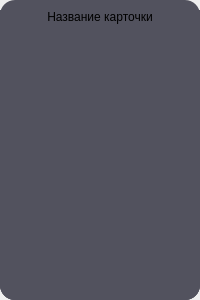
<?xml version="1.0" encoding="UTF-8"?>
<ui version="4.0">
 <class>Form</class>
 <widget class="QWidget" name="Form">
  <property name="geometry">
   <rect>
    <x>0</x>
    <y>0</y>
    <width>200</width>
    <height>300</height>
   </rect>
  </property>
  <property name="minimumSize">
   <size>
    <width>200</width>
    <height>300</height>
   </size>
  </property>
  <property name="maximumSize">
   <size>
    <width>200</width>
    <height>300</height>
   </size>
  </property>
  <property name="windowTitle">
   <string>Form</string>
  </property>
  <property name="autoFillBackground">
   <bool>false</bool>
  </property>
  <property name="styleSheet">
   <string notr="true"/>
  </property>
  <layout class="QVBoxLayout" name="verticalLayout">
   <property name="spacing">
    <number>0</number>
   </property>
   <property name="leftMargin">
    <number>0</number>
   </property>
   <property name="topMargin">
    <number>0</number>
   </property>
   <property name="rightMargin">
    <number>0</number>
   </property>
   <property name="bottomMargin">
    <number>0</number>
   </property>
   <item>
    <widget class="QFrame" name="frame">
     <property name="styleSheet">
      <string notr="true">background: #52525e;
border-radius: 15px;</string>
     </property>
     <property name="frameShape">
      <enum>QFrame::StyledPanel</enum>
     </property>
     <property name="frameShadow">
      <enum>QFrame::Raised</enum>
     </property>
     <layout class="QVBoxLayout" name="verticalLayout_2">
      <property name="spacing">
       <number>0</number>
      </property>
      <property name="leftMargin">
       <number>0</number>
      </property>
      <property name="topMargin">
       <number>10</number>
      </property>
      <property name="rightMargin">
       <number>0</number>
      </property>
      <property name="bottomMargin">
       <number>0</number>
      </property>
      <item>
       <widget class="QFrame" name="frame_2">
        <property name="frameShape">
         <enum>QFrame::NoFrame</enum>
        </property>
        <property name="frameShadow">
         <enum>QFrame::Raised</enum>
        </property>
        <layout class="QVBoxLayout" name="verticalLayout_3">
         <property name="spacing">
          <number>0</number>
         </property>
         <property name="leftMargin">
          <number>0</number>
         </property>
         <property name="topMargin">
          <number>0</number>
         </property>
         <property name="rightMargin">
          <number>0</number>
         </property>
         <property name="bottomMargin">
          <number>0</number>
         </property>
         <item>
          <widget class="QLabel" name="question_label">
           <property name="font">
            <font>
             <family>Segoe UI</family>
            </font>
           </property>
           <property name="text">
            <string>Название карточки</string>
           </property>
           <property name="alignment">
            <set>Qt::AlignCenter</set>
           </property>
          </widget>
         </item>
        </layout>
       </widget>
      </item>
      <item>
       <widget class="QFrame" name="frame_3">
        <property name="frameShape">
         <enum>QFrame::NoFrame</enum>
        </property>
        <property name="frameShadow">
         <enum>QFrame::Raised</enum>
        </property>
        <layout class="QVBoxLayout" name="verticalLayout_4">
         <property name="spacing">
          <number>0</number>
         </property>
         <property name="leftMargin">
          <number>0</number>
         </property>
         <property name="topMargin">
          <number>0</number>
         </property>
         <property name="rightMargin">
          <number>0</number>
         </property>
         <property name="bottomMargin">
          <number>0</number>
         </property>
         <item>
          <widget class="QPushButton" name="answer_button">
           <property name="sizePolicy">
            <sizepolicy hsizetype="Expanding" vsizetype="Expanding">
             <horstretch>0</horstretch>
             <verstretch>0</verstretch>
            </sizepolicy>
           </property>
           <property name="font">
            <font>
             <family>Segoe UI</family>
             <pointsize>9</pointsize>
            </font>
           </property>
           <property name="text">
            <string/>
           </property>
           <property name="icon">
            <iconset>
             <normaloff>show_card.png</normaloff>show_card.png</iconset>
           </property>
           <property name="iconSize">
            <size>
             <width>80</width>
             <height>80</height>
            </size>
           </property>
           <property name="autoRepeat">
            <bool>false</bool>
           </property>
          </widget>
         </item>
        </layout>
       </widget>
      </item>
     </layout>
    </widget>
   </item>
  </layout>
 </widget>
 <resources/>
 <connections/>
</ui>
